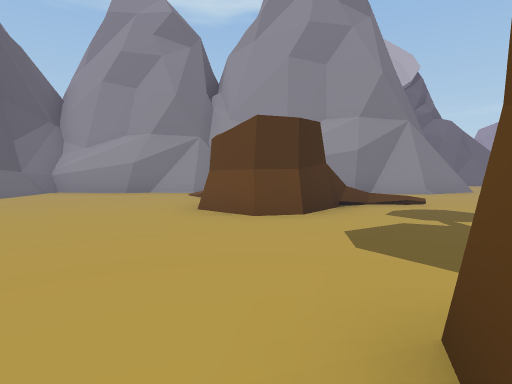
view 1 (above)

24 first-person views from a walk through a Unity game level. The camera is 1.2 m above the floor, tilts 4° down and sees 80° across. The floor is counted in squares, 2 m on a side. Each view is taken from the middle of a square. On the plan, view 1 faces up. The plan holds only what a view shows up to about 9 squares ahead; the rest is blank. The place goes on beyond the plan. The player character is not drawn. Some animated figures are left out.

view 2
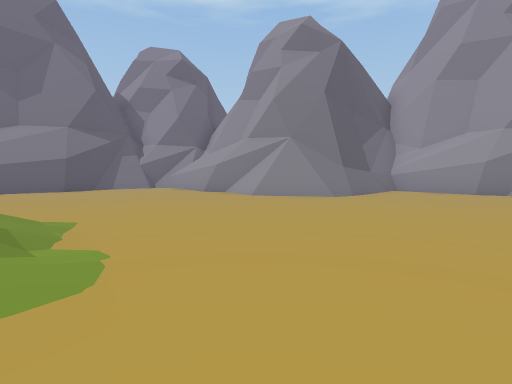

view 3
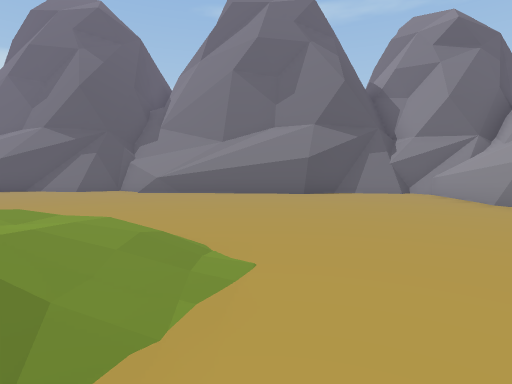

view 4
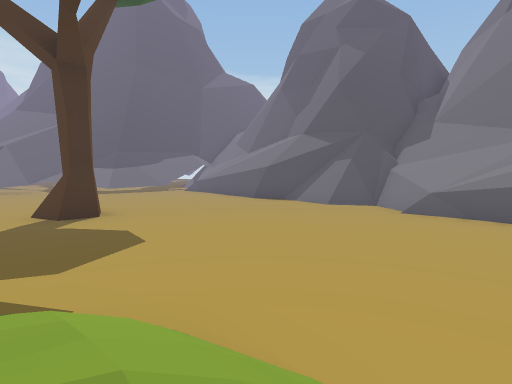

view 5
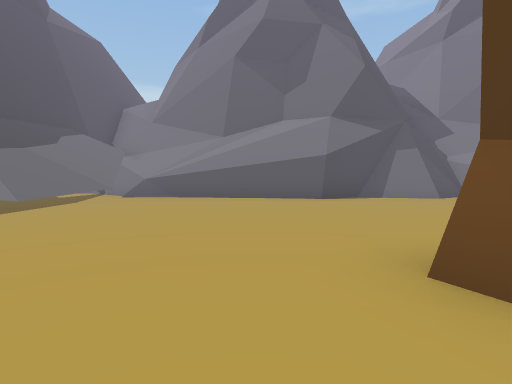

view 6
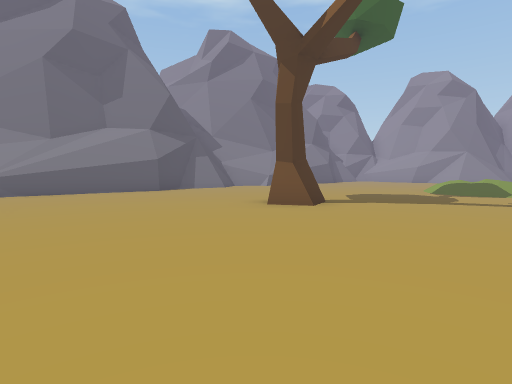

view 7
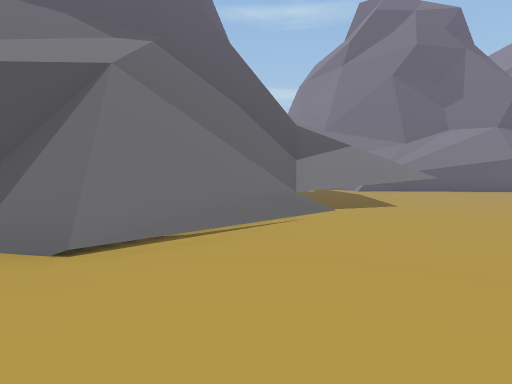

view 8
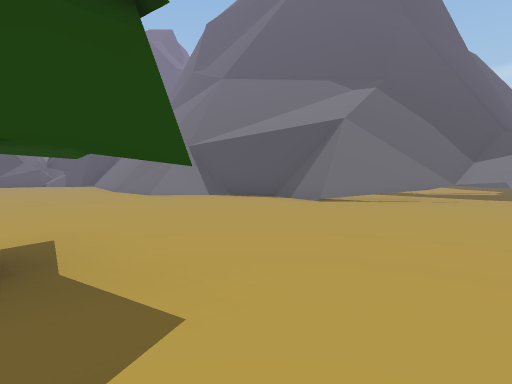

view 9
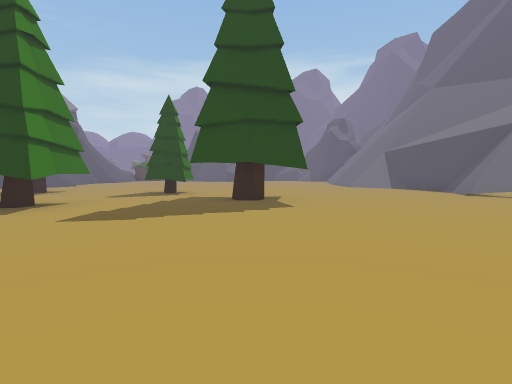

view 10
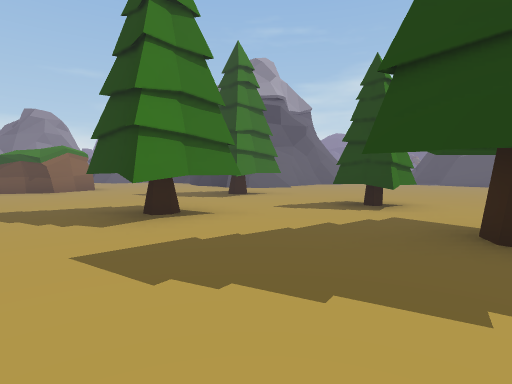

view 11
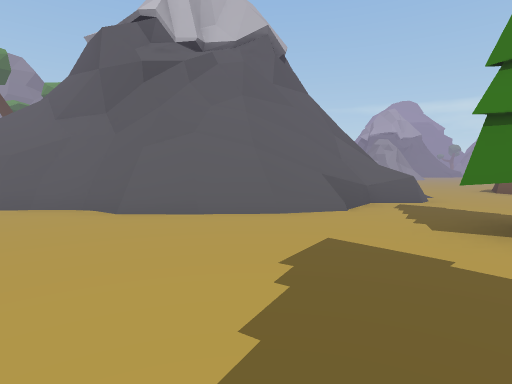

view 12
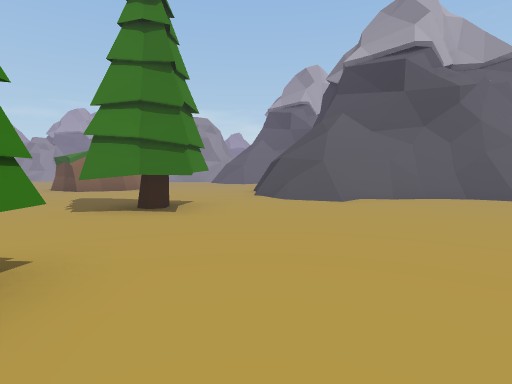

view 13
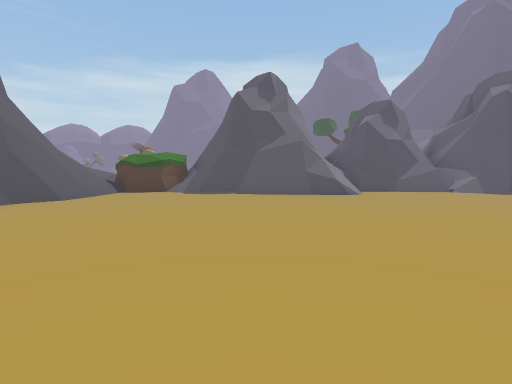

view 14
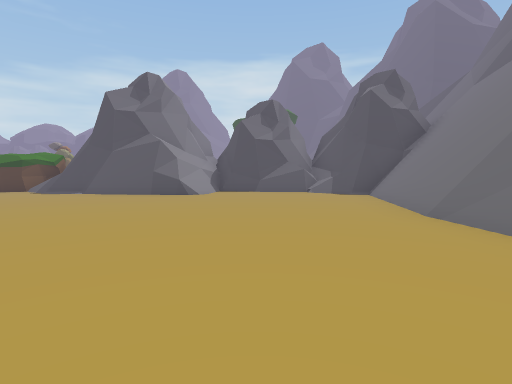

view 15
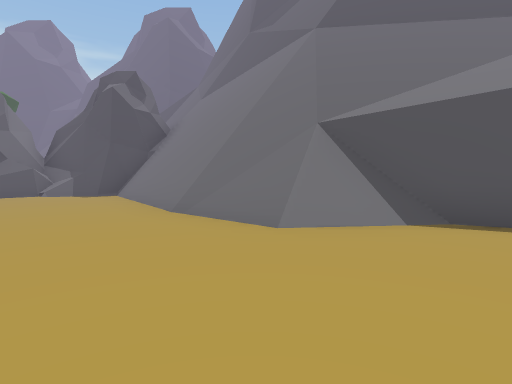

view 16
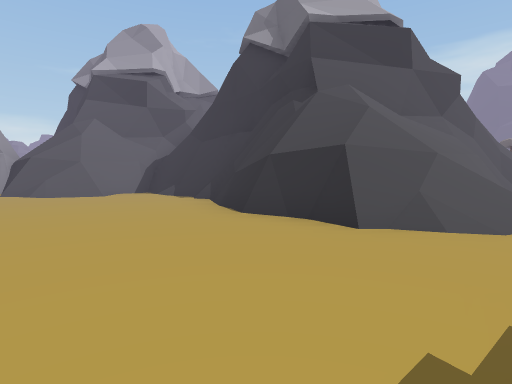

view 17
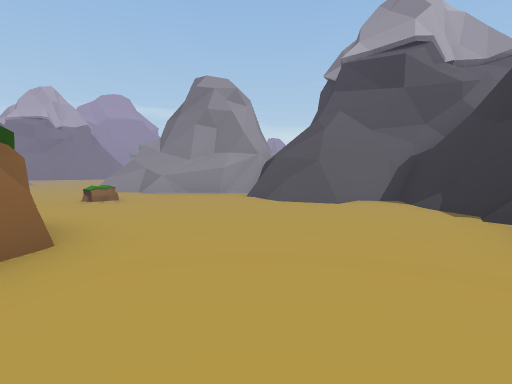

view 18
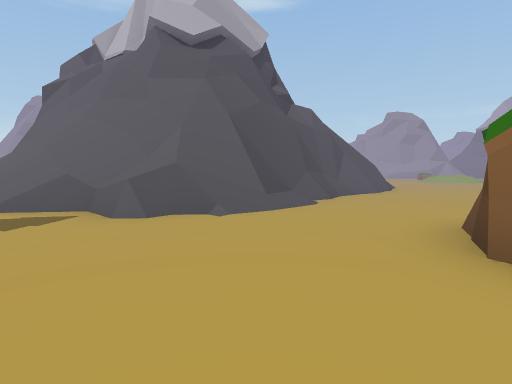

view 19
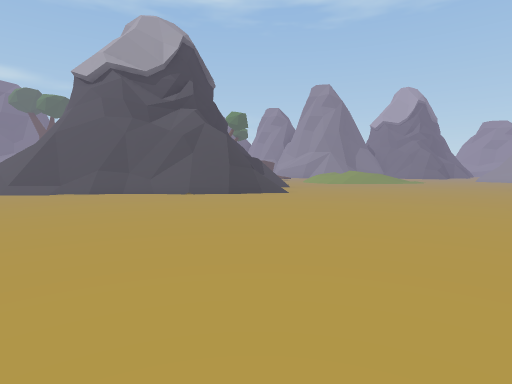

view 20
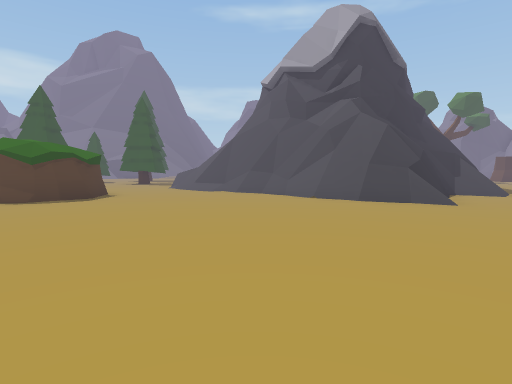

view 21
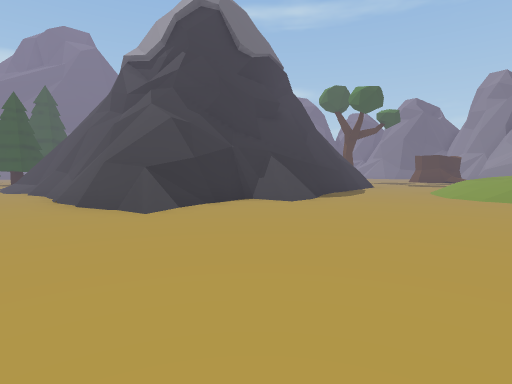

view 22
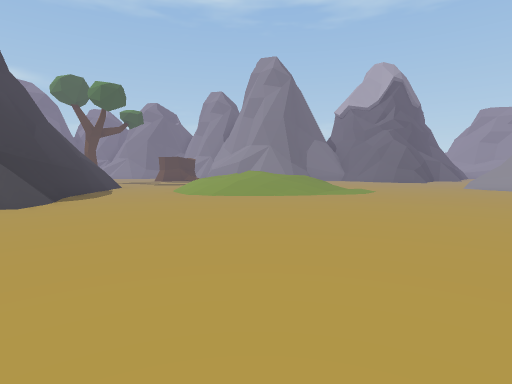

view 23
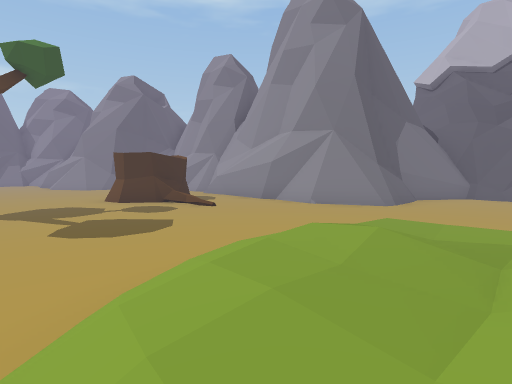

view 24
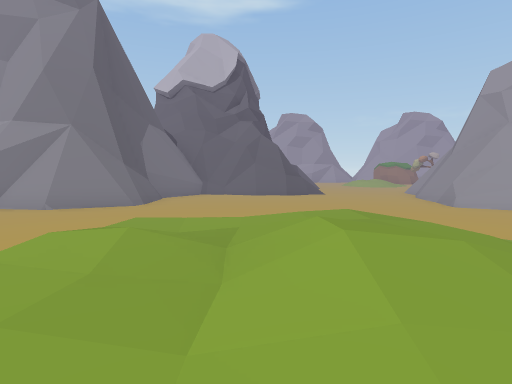

### Floor plan
Key: @ floor where view 1 was taken; # wall or solid block; . floor; / step, stairs or slope; = window, fence, low wall or low ledge; ^ raised ledge; v drop or lower ground; T tree; R rock.
Columns run from 16 left of view 1 to 17 right of it. Each row starts with its distance up from view 1.
 12                         #
 11                       #..
 10                       #.......##
  9           ######     ##.......##
  8           #.....  ####.........#
  7          ##....   ..............
  6         ##=..... #......    ....
  5     ######=.....##.....     ....
  4    ##.................. ////....
  3    #=..................//////...
  2    #.................../////....
  1    ##............T  ....////..../
  0     #.......... @      ........./
 -1    ##....////..       #..........
 -2    #.....///         ####........
 -3    #......//         ^ ##//......
 -4   ##........           ^##=......
 -5  ###........     #      ^##......
 -6  #/v........     ^       ###.....
 -7  #/#....#....    #       ###......
 -8  #/=.........   ##^#   ^###.......
 -9  ^/=.........  ..###^^^^#=........
-10  ^/v......... ...//====##.........
-11 ^//=..............////=#..........
-12  ///////.............==...........
-13  ////////................RRR.....=
-14  #####//=..........T.....RRR..R.=#
-15  #^^^=//#=....TT#..T.....RRR.....#
-16     ^=///#....T##...............##
-17     ^^///#=......TT.TT.........==#
-18      ^///##.........TT........///#
-19       #///v.............#v....///#
-20       #///=/..........////##/=#/##
-21       ^/////........../=//#######
-22       ^#////...........#/^^^^^ ##
-23        ^////...........##^
-24        ^////..........=#^
-25         ////........../=#
-26        #///#/...=###/.//=
-27        #/###/#######/RR =
-28            ###       RR

Where each view was taken, in squares from view 1:
view 1: 0 up, 0 right, facing up
view 2: 1 down, 2 left, facing up-left
view 3: 0 up, 4 left, facing left
view 4: 1 down, 6 left, facing down-left
view 5: 9 down, 6 left, facing left
view 6: 12 down, 4 left, facing up-left
view 7: 15 down, 4 left, facing left
view 8: 13 down, 1 left, facing down-left
view 9: 9 down, 1 left, facing down
view 10: 12 down, 1 left, facing down-right
view 11: 14 down, 1 left, facing up-right
view 12: 19 down, 0 right, facing right
view 13: 18 down, 2 right, facing down
view 14: 18 down, 2 left, facing down
view 15: 18 down, 2 left, facing down-left
view 16: 16 down, 6 right, facing down-right
view 17: 17 down, 8 right, facing right
view 18: 16 down, 7 right, facing up
view 19: 12 down, 17 right, facing up-left
view 20: 9 down, 17 right, facing left
view 21: 4 down, 16 right, facing left
view 22: 4 down, 16 right, facing up-left
view 23: 1 up, 9 right, facing up-left
view 24: 1 up, 9 right, facing up
